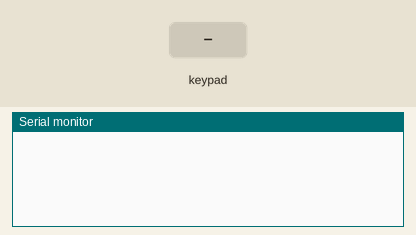
Simulated run of this sketch. Board: Arduino Uno, built with avr-gcc and run on an emulated ATmega328P. Shown: the last lines printed to the serial monitor. The test bench sets the inputs (shaded band).

Above: at 1.2 s.
1.3 s: key '1' pressed
At 2.1 s:
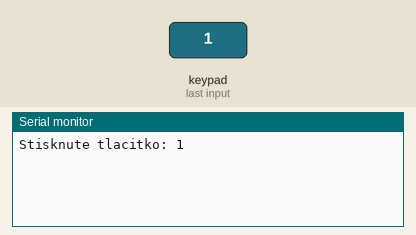
2.8 s: keypad keys 1 2 pressed 0.4 s apart
At 3.7 s:
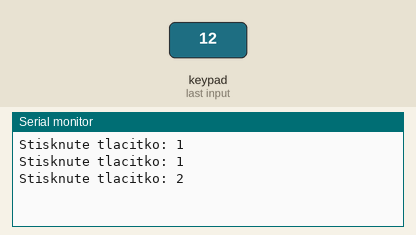
5.1 s: key '3' pressed
At 6.5 s:
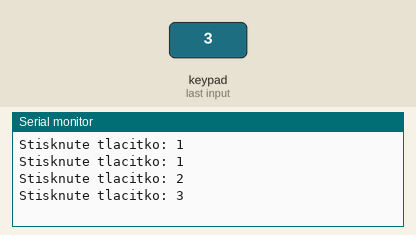
Timing chart, 0 to 8.1 s (numbered marks = the images above; inputs shaded):
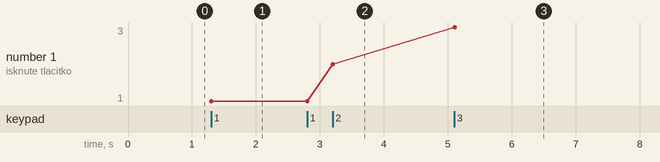

Measured:
- after the input at 1.3 s, the serial monitor: prints a new line at once (image 1)
- after the input at 2.8 s, the serial monitor: prints a new line after 0.40 s (image 2)
- after the input at 5.1 s, the serial monitor: prints a new line at once (image 3)
- plotted number 1: 1 → 2 after the input at 2.8 s, 2 → 3 after the input at 5.1 s

The sketch:

tlacitka_2x2_example.ino
```cpp
#include <Keypad.h>

#define RADKY   2   // pocet radku
#define SLOUPCE 2   // pocet sloupcu

/* Zapojeni pinu */
#define PIN_L1  2
#define PIN_L2  3
#define PIN_R1  4
#define PIN_R2  5

char tlacitka[RADKY][SLOUPCE] = {
  {'1','2'},
  {'3','4'}
};
byte pinyRadky[RADKY]     = {PIN_R1,PIN_R2};
byte pinySloupce[SLOUPCE] = {PIN_L1,PIN_L2};

Keypad keypad = Keypad( makeKeymap(tlacitka), pinyRadky, pinySloupce, RADKY, SLOUPCE );

void setup(){
  Serial.begin(9600);
}

void loop(){
  char tlacitko = keypad.getKey();

  if (tlacitko){
    Serial.print("Stisknute tlacitko: "); Serial.println(tlacitko);
  }
}
```
